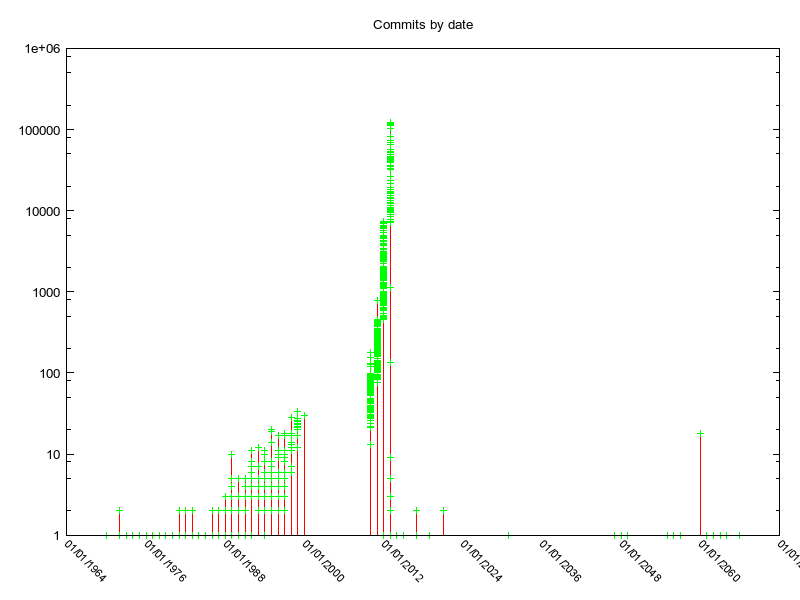

Write the gnuplot code that produced this figure.
set terminal pngcairo transparent enhanced font "arial,10" size 800, 600 
set output "commits-per-week.png"
set title "Commits by date" 
set logscale y
set timefmt "%y-%m-%d"
set xdata time
set xtic rotate by -45 scale 0 font ",8"
plot 'commits-per-week.dat' using 1:2 with impulses title "", \
     'commits-per-week.dat' using 1:2 with points title ""
